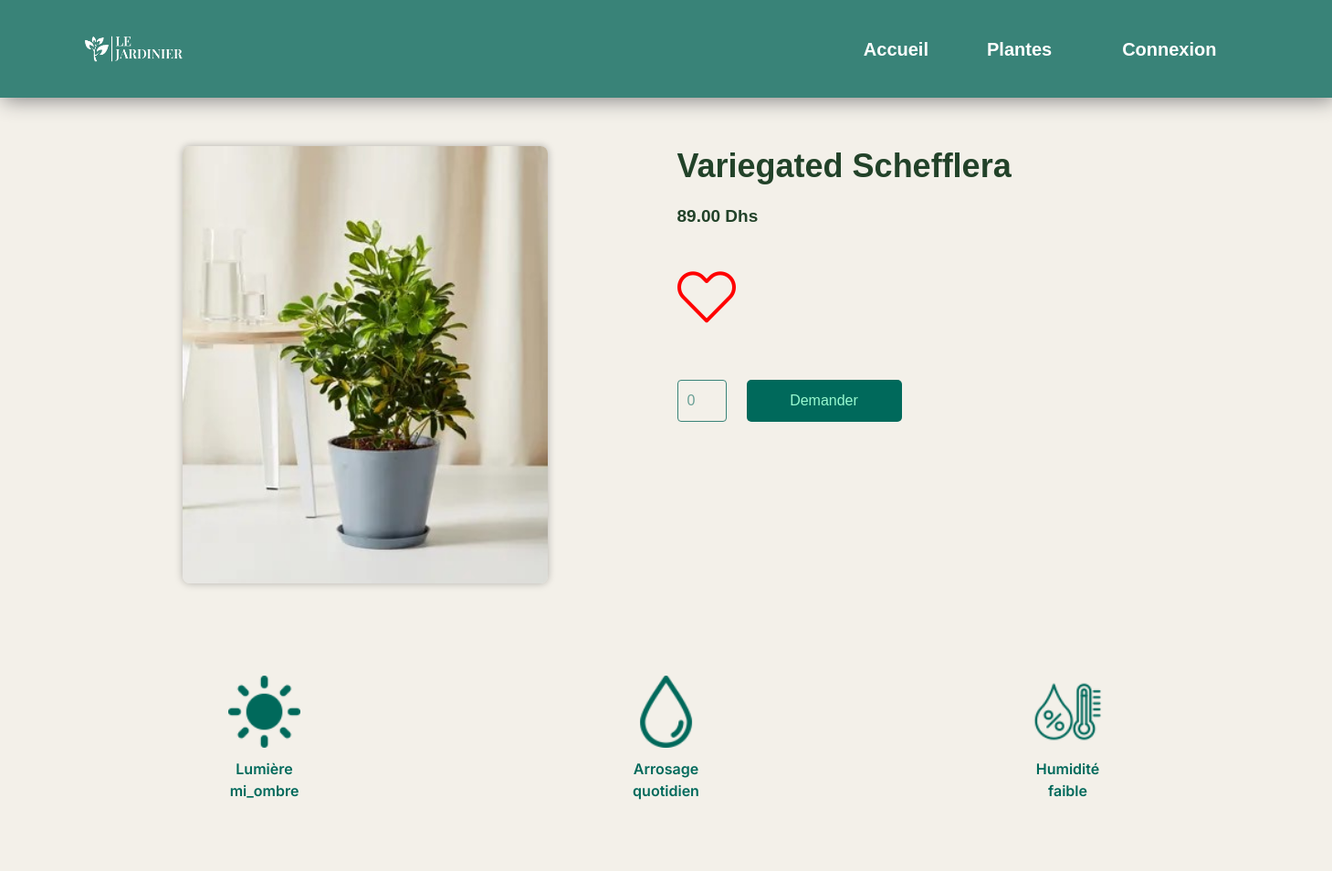
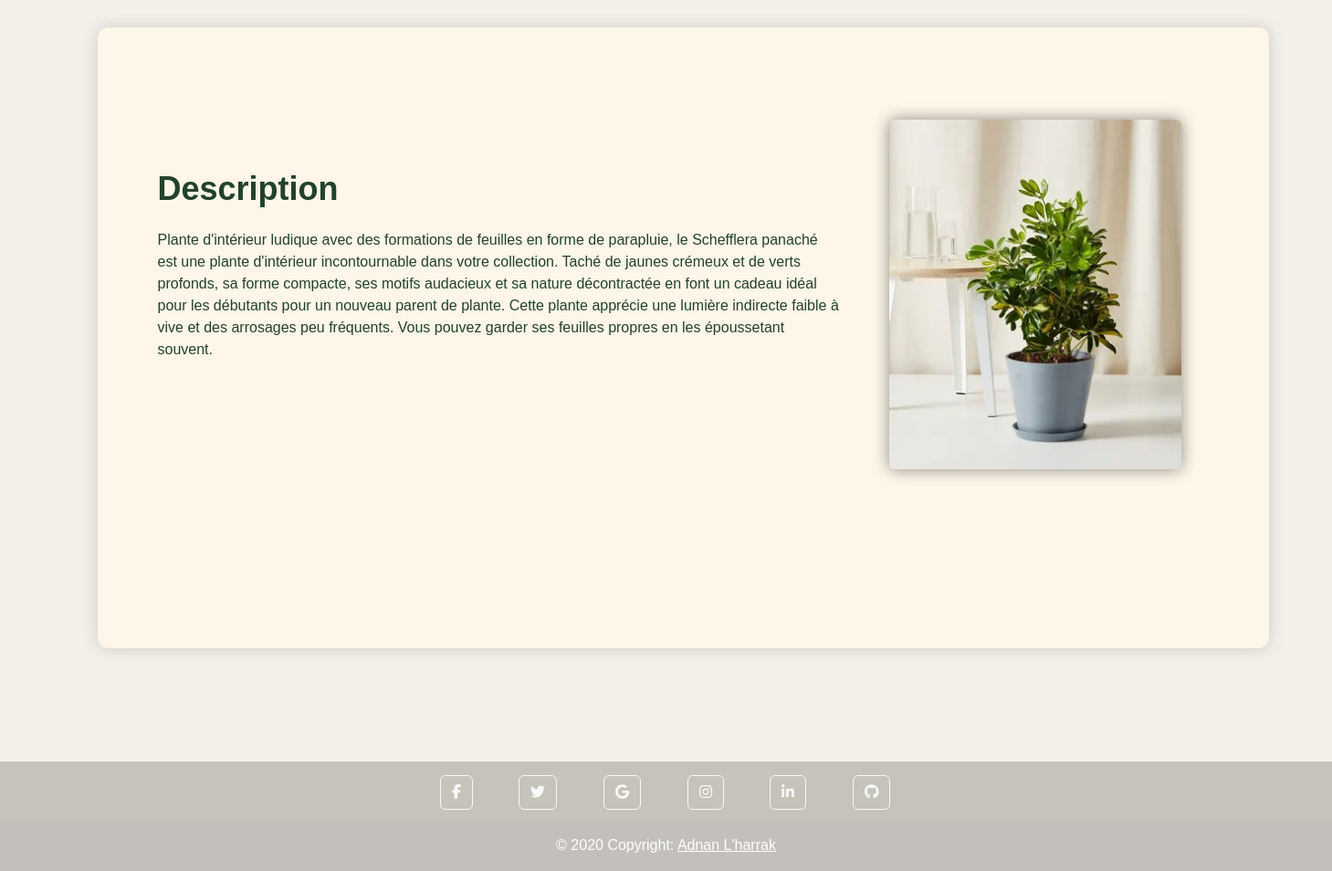
Screenshot of /client/details.php?id_plant=16 with the database file from the repository (2 pictures, top to bottom).
### tables this page shows
CREATE TABLE `plant` (
  `id_plant` int(11) NOT NULL,
  `nom_plant` varchar(255) DEFAULT NULL,
  `image` varchar(222) NOT NULL,
  `prix` decimal(10,2) DEFAULT NULL,
  `description` text DEFAULT NULL,
  `lumiere` varchar(255) DEFAULT NULL,
  `arrosage` varchar(255) DEFAULT NULL,
  `humidite` varchar(255) DEFAULT NULL,
  `quantite` int(11) DEFAULT NULL
);

### client/details.php (the view, shortened to what this page needs)
<?php
   require('./navbar.php');
   $id_client = isset($_SESSION['id_client']) ? $_SESSION['id_client'] : '';
   $id_plant = isset($_GET['id_plant']) ? $_GET['id_plant'] : '';
   $query = "SELECT * FROM plant WHERE id_plant = :id_plant";
   $stmt = $pdo->prepare($query);
   $stmt->bindParam(':id_plant', $id_plant);
   $stmt->execute();
   $row = $stmt->fetch(PDO::FETCH_ASSOC);
   $select = "SELECT COUNT(*) as count FROM favorit WHERE id_client = :id_client AND id_plant = :id_plant";
    $stmt = $pdo->prepare($select);
    $stmt->bindParam(':id_client', $id_client);
    $stmt->bindParam(':id_plant', $id_plant);
    $stmt->execute();
    $favorited = $stmt->fetch(PDO::FETCH_ASSOC)['count'];
?>
<body>
<div class="hero">
        <div class="container ll">
            <div class="row justify-content-between text-center d-flex">
                <div class="col-lg-6">
                    <img src="../images/<?php echo $row['image']; ?>" class="image-1" alt="<?php echo $row['nom_plant']; ?>" />
                </div>
                <div class="col-lg-6 justify-content-start align-items-start">
                    <h2 class="title"><?php echo $row['nom_plant']; ?></h2>
                    <h5 class="title"><?php echo $row['prix']; ?> Dhs</h5>
                    <?php
                        if ($favorited > 0) {
                            echo '<div id="container"><img id="heartIcon" src="../images/heart.png" alt="favorited" /></div>';
                        } else {
                            echo ' <div id="container"><img id="heartIcon" src="../images/nheart.png" alt="not favorited" /></div>';
                        }
                    ?>
                    <div class="d-flex">
                        <form method="post" action="" class="input-form">
                            <input type="number" name="qnt" placeholder="0" class="input-qnt" />
                            <input type="submit" name="cmd" value="Demander" class="btn btn-1" />
                        </form>
                    </div>
                </div>
            </div>
            <div class="row justify-content-center text-center">
                <div class="col-lg-4">
                    <img class="icon" src="../images/sun.png" alt="sun">
                    <span class="lumiere">Lumière</span>
                    <span class="lumiere"><?php echo $row['lumiere']; ?></span>
                </div>
                <div class="col-lg-4">
                    <img class="icon" src="../images/drop.png" alt="arrosage">
                    <span class="lumiere">Arrosage</span>
                    <span class="lumiere"><?php echo $row['arrosage']; ?></span>
                </div>
                <div class="col-lg-4">
                    <img class="icon" src="../images/humidity.png" alt="humide">
                    <span class="lumiere">Humidité</span>
                    <span class="lumiere"><?php echo $row['humidite']; ?></span>
                </div>
            </div>
            <div class="row justify-content-between desc">
                <div class="col-lg-8">
                    <div class="desc">
                        <h2 class="desc">Description</h2>
                        <p class="desc"><?php echo $row['description']; ?></p>
                    </div>
                </div>
                <div class="col-lg-4">
                    <img src="../images/<?php echo $row['image']; ?>" class="image-2" alt="<?php echo $row['nom_plant']; ?>" />
                </div>
            </div>
        </div>
    </div>
</body>
<?php
    require "./footer.php";
?>

### client/style.css (style rules this page uses)
body { font-family: 'Inter'; background-color: #FCF9F3; }
body { font-family: Arial, sans-serif; background-color: #F3F0E9; }
.title { font-size: 24px; font-weight: 700; color: #398378; margin-bottom: 20px; }
input[type="text"], input[type="number"], textarea, select.form-control.form-select.border-0.py-3 { width: 100%; padding: 10px; border: 1px solid #ddd; border-radius: 4px; font-size: 16px; background-color: rgba(57, 131, 120, 0.1); color: #398378c9; }
::placeholder { color: rgba(57, 131, 120, 0.74); }

### client/details.php (style rules this page uses)
.container.ll { margin-top: 160px; }
img.image-1 { width: 400px; transition: transform 0.3s ease-in-out; border-radius: 8px; box-shadow: 0px 0px 8px #00000045; }
h2.title { font-size: 36px; font-weight: 700; color: #224229; margin-bottom: 23px; }
h5.title { font-size: 19px; font-weight: 700; color: #224229; margin-bottom: 23px; }
.col-lg-4 { margin: 101px 0px; display: flex; flex-direction: column; }
img.icon { width: 79px; align-self: center; margin-bottom: 16px; transition: transform 0.3s ease-in-out; }
span.lumiere { font-family: 'Inter'; font-style: normal; font-weight: 600; font-size: 16px; margin-bottom: 9px; line-height: 15px; text-align: center; color: #00695B; }
.row.justify-content-between.desc { background: #fdf6e9; box-shadow: 0px 0px 17px #48474738; border-radius: 12px; margin-bottom: 118px; height: 680px; }
.col-lg-8 { margin: 114px 0px; padding: 41px; }
img.image-2 { width: 320px; border-radius: 6px; box-shadow: 0px 0px 17px #00000073; }
div.desc { margin-left: 25px; }
h2.desc { font-size: 36px; font-weight: 700; color: #224229; margin-bottom: 23px; }
p.desc { font-size: 16px; font-weight: 400; color: #224229; }
.input-form { display: flex; align-items: center; justify-content: center; }
input.input-qnt { width: 54px; border: 1px solid #398378; border-radius: 4px; background-color: #f3f0e9; margin-right: 10px; }
input.btn.btn-1 { color: #98F9D0; background-color: #00695B; width: 170px; height: 46px; font-size: 16px; margin-left: 12px; border-radius: 5px; }
.row.justify-content-between.text-center.d-flex > .col-lg-6 { display: flex; align-items: center; justify-content: center; flex-direction: column; }
#heartIcon { cursor: pointer; transition: transform 0.3s ease-in-out; margin-bottom: 60px; }
#container { display: flex; justify-content: center; align-items: center; margin-top: 20px; }

### rows the page displays
plant: image (picture), nom_plant "Variegated Schefflera", prix "89.00", lumiere "mi_ombre", arrosage "quotidien", humidite "faible", description "Plante d'intérieur ludique avec des formations de feuilles en forme de parapluie, le Schefflera panaché est une plante d'intérieur incontournable dans votre collection. Taché de jaunes crémeux et de verts profonds, sa forme compacte, ses motifs audacieux et sa nature décontractée en font un cadeau idéal pour les débutants pour un nouveau parent de plante. Cette plante apprécie une lumière indirecte faible à vive et des arrosages peu fréquents. Vous pouvez garder ses feuilles propres en les époussetant souvent."
